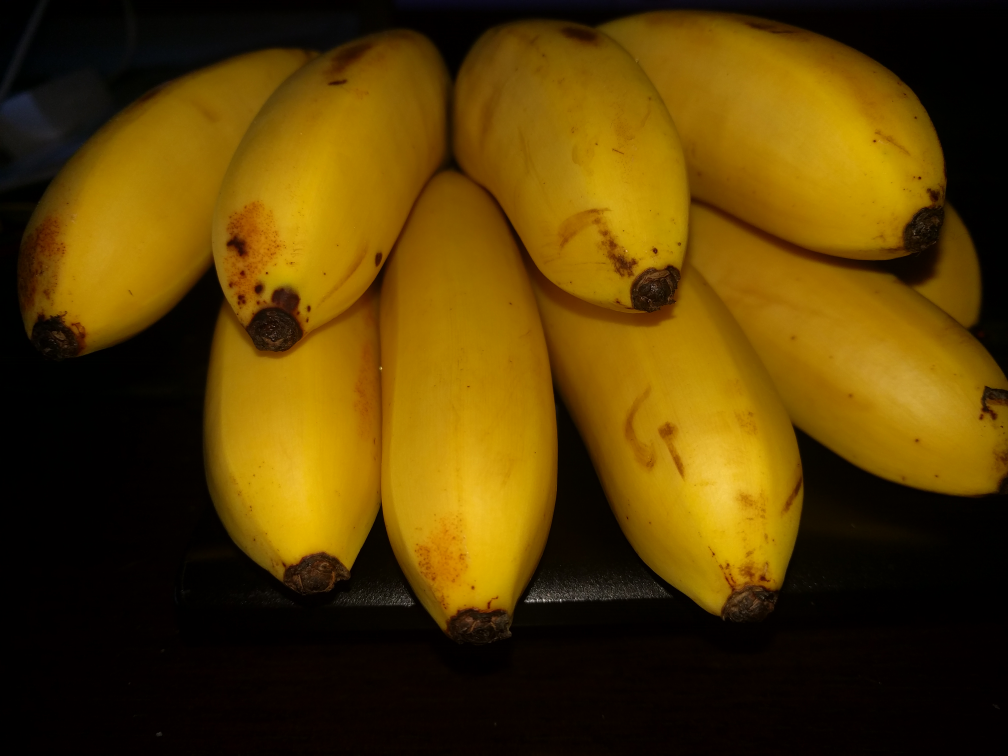
#> input picture ai/Fruit-Images-Dataset-master/test-multiple_fruits/Bananas(lady_finger)3.jpg, 4032 x 3024 px (shown at 1/4 size)
$ python -i preprocess.py   (imports and definitions only)
#> lines starting #> are read from the running program, lines starting #| are printed output that depends on the picture
### torchvision/transforms.py
"""
Subset of torchvision transforms required by the tests.
"""

from __future__ import annotations

from typing import Callable, Iterable, Tuple

import numpy as np
from PIL import Image

import torch


class Compose:
    def __init__(self, transforms: Iterable[Callable]) -> None:
        self.transforms = list(transforms)

    # [4 lines left out: function __call__, not called in this run]


class Resize:
    def __init__(self, size: Tuple[int, int]) -> None:
        self.size = size

    def __call__(self, image: Image.Image) -> Image.Image:
        return image.resize(self.size, Image.BILINEAR)


class ToTensor:
    # [6 lines left out: function __call__, not called in this run]


class Normalize:
    def __init__(self, mean, std) -> None:
        self.mean = np.asarray(mean, dtype=np.float32)[:, None, None]
        self.std = np.asarray(std, dtype=np.float32)[:, None, None]

    # [4 lines left out: function __call__, not called in this run]

### ai/utils/preprocess.py
import cv2
import numpy as np
import torch
from PIL import Image
from torchvision import transforms
from typing import Optional, Tuple

# Default preprocessing pipeline for DenseNet-style models
DEFAULT_TRANSFORM = transforms.Compose([
    transforms.Resize((224, 224)),  # Resize to DenseNet input resolution
    transforms.ToTensor(),          # Convert to tensor and scale to [0, 1]
    transforms.Normalize(           # Apply ImageNet normalization
        mean=[0.485, 0.456, 0.406],
        std=[0.229, 0.224, 0.225]
    ),
])

# [67 lines left out: functions preprocess_image, letterbox, not called in this run]

def enhance_image_quality(image: np.ndarray) -> np.ndarray:
    """
    Enhance image quality for better detection.

    Args:
        image: Input image

    Returns:
        Enhanced image
    """
    # Convert to LAB color space
    lab = cv2.cvtColor(image, cv2.COLOR_RGB2LAB)
#> lab: shape (3024, 4032, 3); mean of channels 0, 1, 2 69.7, 134.1, 158.5

    # Split channels
    l, a, b = cv2.split(lab)
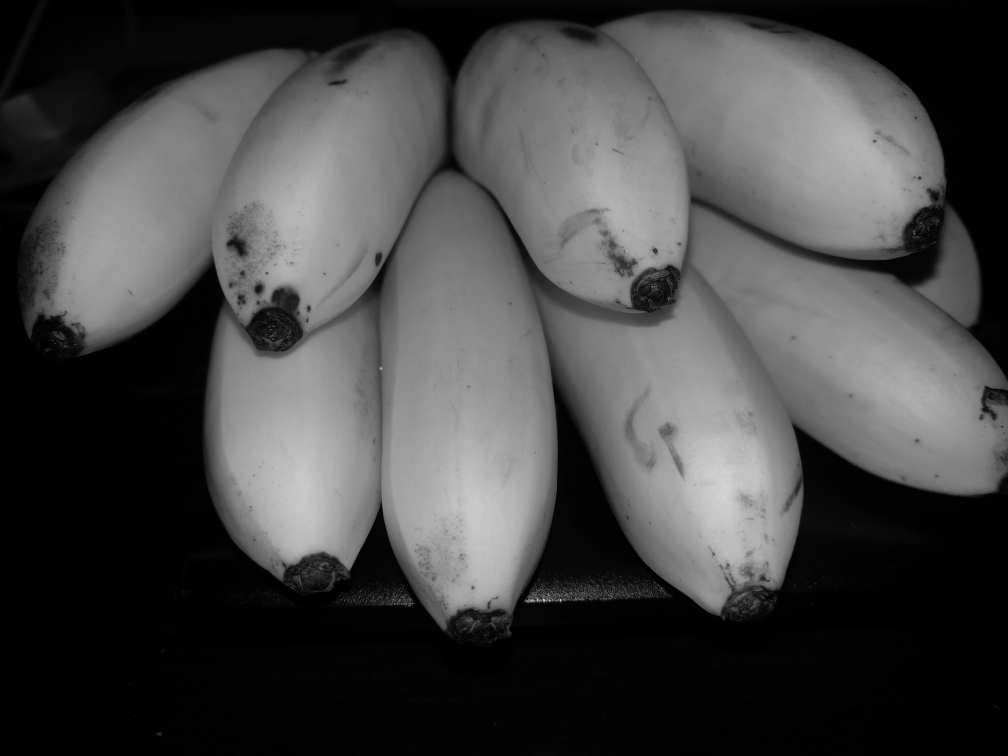
#> l: shape (3024, 4032) (shown at 1/4 size); min 0, max 255, mean 69.7
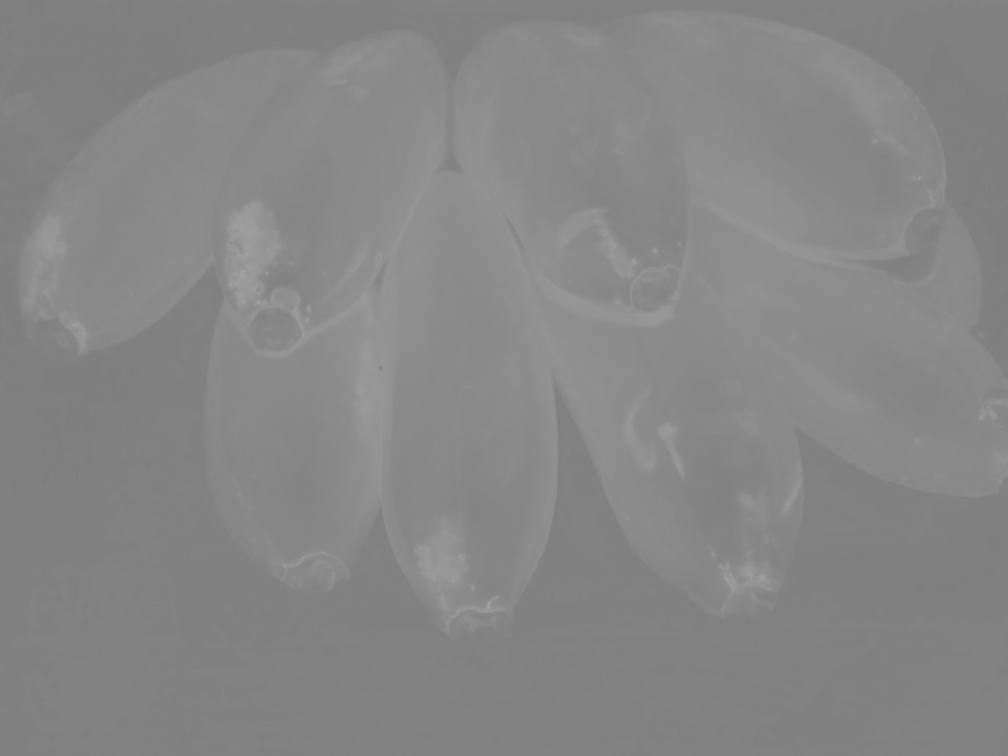
#> a: shape (3024, 4032) (shown at 1/4 size); min 124, max 163, mean 134.1
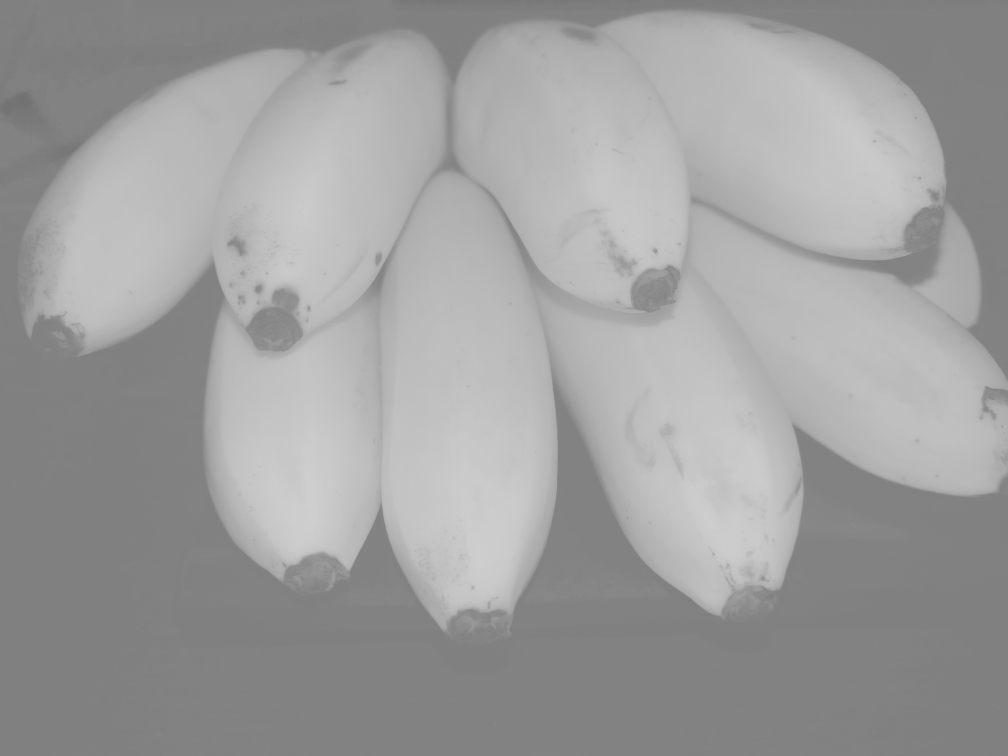
#> b: shape (3024, 4032) (shown at 1/4 size); min 112, max 207, mean 158.5

    # Apply CLAHE (Contrast Limited Adaptive Histogram Equalization) to L channel
    clahe = cv2.createCLAHE(clipLimit=2.0, tileGridSize=(8, 8))
    l = clahe.apply(l)
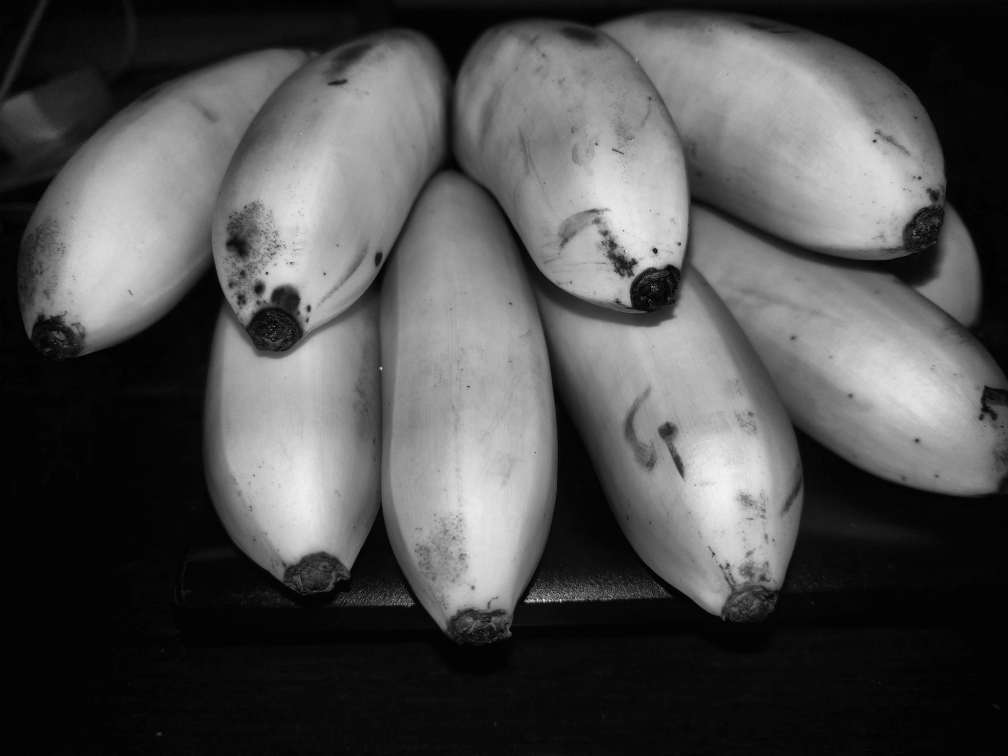
#> l: shape (3024, 4032) (shown at 1/4 size); min 0, max 255, mean 79.8

    # Merge channels and convert back to RGB
    lab = cv2.merge([l, a, b])
#> lab: shape (3024, 4032, 3); mean of channels 0, 1, 2 79.8, 134.1, 158.5
    enhanced = cv2.cvtColor(lab, cv2.COLOR_LAB2RGB)
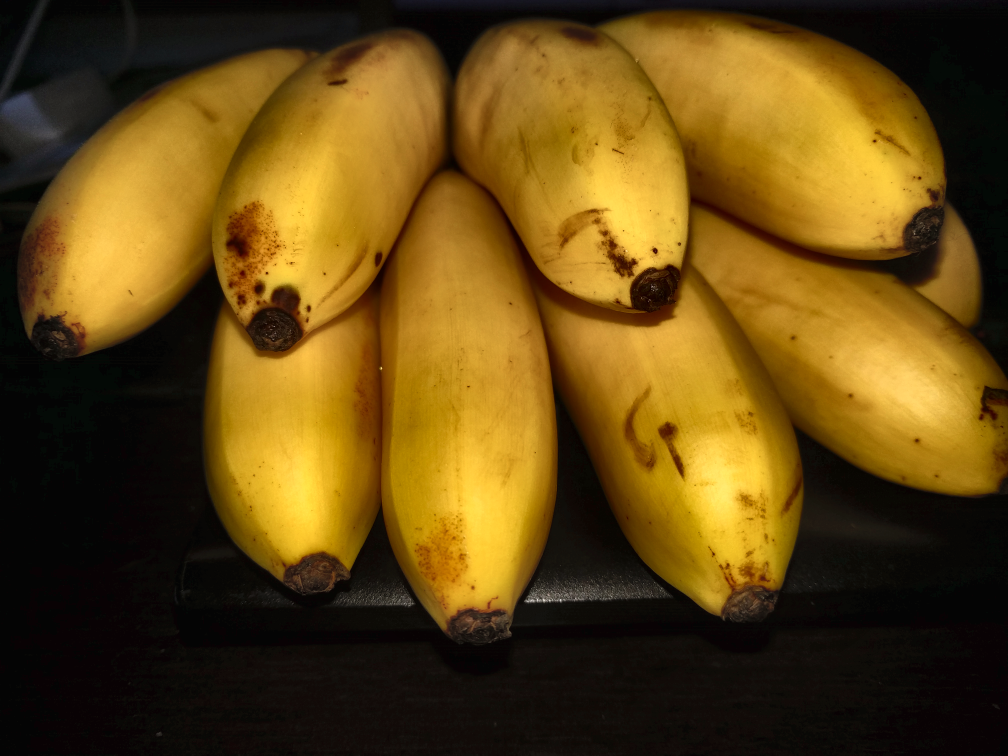
#> enhanced: shape (3024, 4032, 3) (shown at 1/4 size); mean R, G, B 99.3, 72.1, 18.7

    # Apply slight gaussian blur to reduce noise
    enhanced = cv2.GaussianBlur(enhanced, (3, 3), 0)

    return enhanced

# [14 lines left out: function adjust_brightness_contrast, not called in this run]

>>> import cv2
>>> picture = cv2.cvtColor(cv2.imread('../Fruit-Images-Dataset-master/test-multiple_fruits/Bananas(lady_finger)3.jpg'), cv2.COLOR_BGR2RGB)
>>> result = enhance_image_quality(picture)
